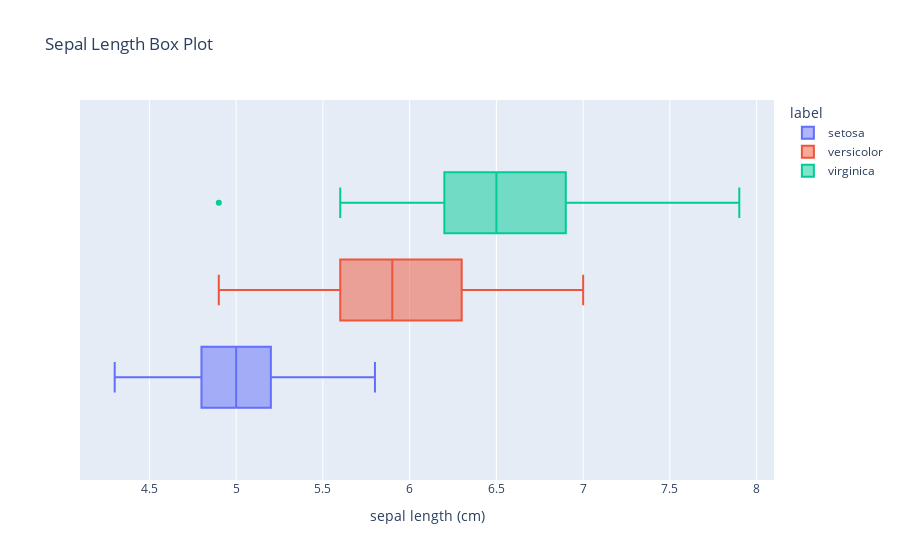

Here is the notebook cell this chart was saved with:
### Code cell
sepal_length_box_plot = px.box(
  df,
  x = 'sepal length (cm)',
  color = 'label',
  title = 'Sepal Length Box Plot'
)
sepal_length_box_plot.show()

### Figure 1 — Plotly figure (JSON) as saved in the notebook; plotly's stock layout.template omitted (floating-point values rounded to 4 significant figures)
{"data": [{"alignmentgroup": "True", "hovertemplate": "label=setosa<br>sepal length (cm)=%{x}<extra></extra>", "legendgroup": "setosa", "marker": {"color": "#636efa"}, "name": "setosa", "notched": false, "offsetgroup": "setosa", "orientation": "h", "showlegend": true, "type": "box", "x": [5.1, 4.9, 4.7, 4.6, 5, 5.4, 4.6, 5, 4.4, 4.9, 5.4, 4.8, 4.8, 4.3, 5.8, 5.7, 5.4, 5.1, 5.7, 5.1, 5.4, 5.1, 4.6, 5.1, 4.8, 5, 5, 5.2, 5.2, 4.7, 4.8, 5.4, 5.2, 5.5, 4.9, 5, 5.5, 4.9, 4.4, 5.1, 5, 4.5, 4.4, 5, 5.1, 4.8, 5.1, 4.6, 5.3, 5], "x0": " ", "xaxis": "x", "y0": " ", "yaxis": "y"}, {"alignmentgroup": "True", "hovertemplate": "label=versicolor<br>sepal length (cm)=%{x}<extra></extra>", "legendgroup": "versicolor", "marker": {"color": "#EF553B"}, "name": "versicolor", "notched": false, "offsetgroup": "versicolor", "orientation": "h", "showlegend": true, "type": "box", "x": [7, 6.4, 6.9, 5.5, 6.5, 5.7, 6.3, 4.9, 6.6, 5.2, 5, 5.9, 6, 6.1, 5.6, 6.7, 5.6, 5.8, 6.2, 5.6, 5.9, 6.1, 6.3, 6.1, 6.4, 6.6, 6.8, 6.7, 6, 5.7, 5.5, 5.5, 5.8, 6, 5.4, 6, 6.7, 6.3, 5.6, 5.5, 5.5, 6.1, 5.8, 5, 5.6, 5.7, 5.7, 6.2, 5.1, 5.7], "x0": " ", "xaxis": "x", "y0": " ", "yaxis": "y"}, {"alignmentgroup": "True", "hovertemplate": "label=virginica<br>sepal length (cm)=%{x}<extra></extra>", "legendgroup": "virginica", "marker": {"color": "#00cc96"}, "name": "virginica", "notched": false, "offsetgroup": "virginica", "orientation": "h", "showlegend": true, "type": "box", "x": [6.3, 5.8, 7.1, 6.3, 6.5, 7.6, 4.9, 7.3, 6.7, 7.2, 6.5, 6.4, 6.8, 5.7, 5.8, 6.4, 6.5, 7.7, 7.7, 6, 6.9, 5.6, 7.7, 6.3, 6.7, 7.2, 6.2, 6.1, 6.4, 7.2, 7.4, 7.9, 6.4, 6.3, 6.1, 7.7, 6.3, 6.4, 6, 6.9, 6.7, 6.9, 5.8, 6.8, 6.7, 6.7, 6.3, 6.5, 6.2, 5.9], "x0": " ", "xaxis": "x", "y0": " ", "yaxis": "y"}], "layout": {"boxmode": "group", "legend": {"title": {"text": "label"}, "tracegroupgap": 0}, "title": {"text": "Sepal Length Box Plot"}, "xaxis": {"anchor": "y", "domain": [0, 1], "title": {"text": "sepal length (cm)"}}, "yaxis": {"anchor": "x", "domain": [0, 1]}}}
